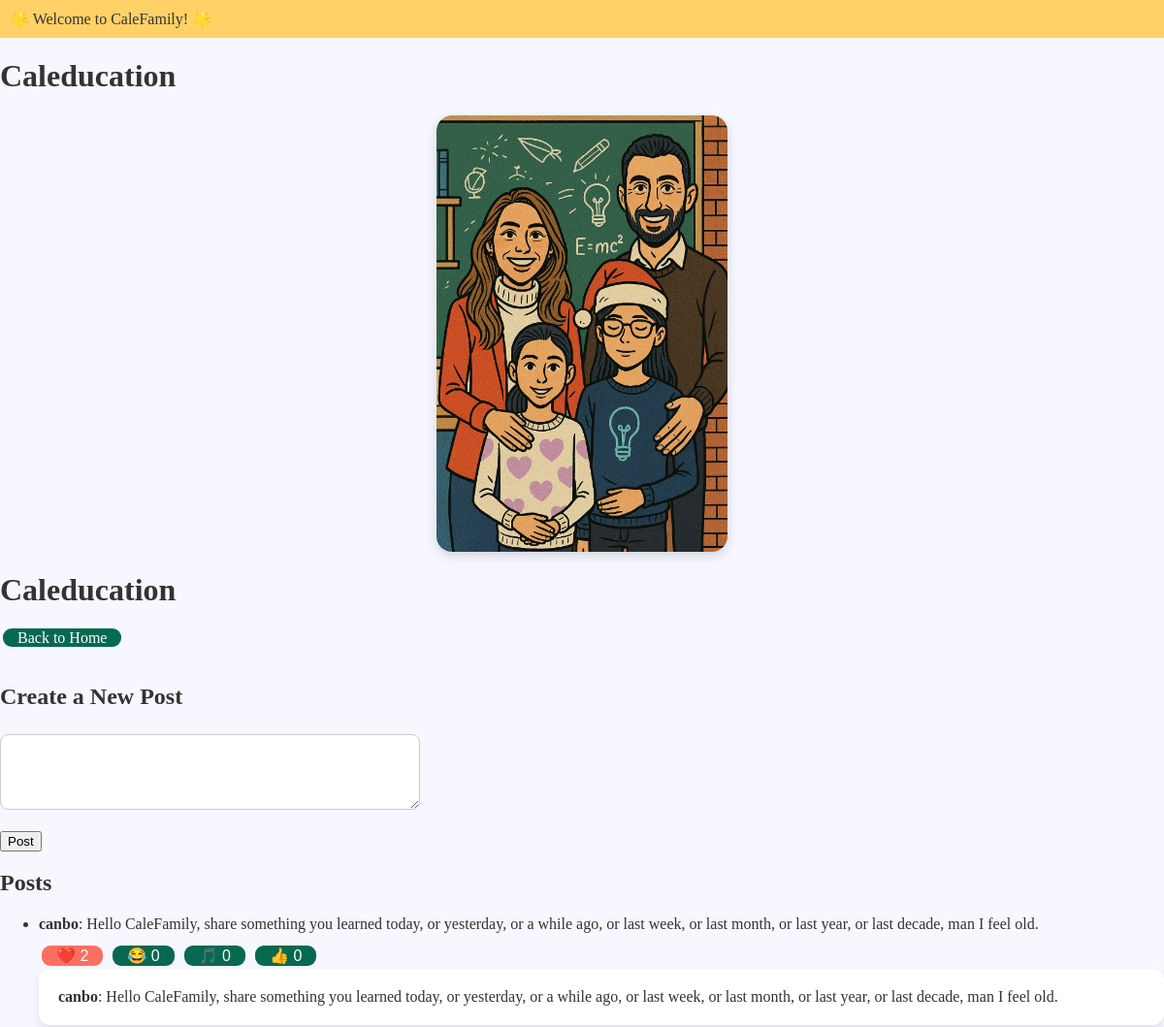
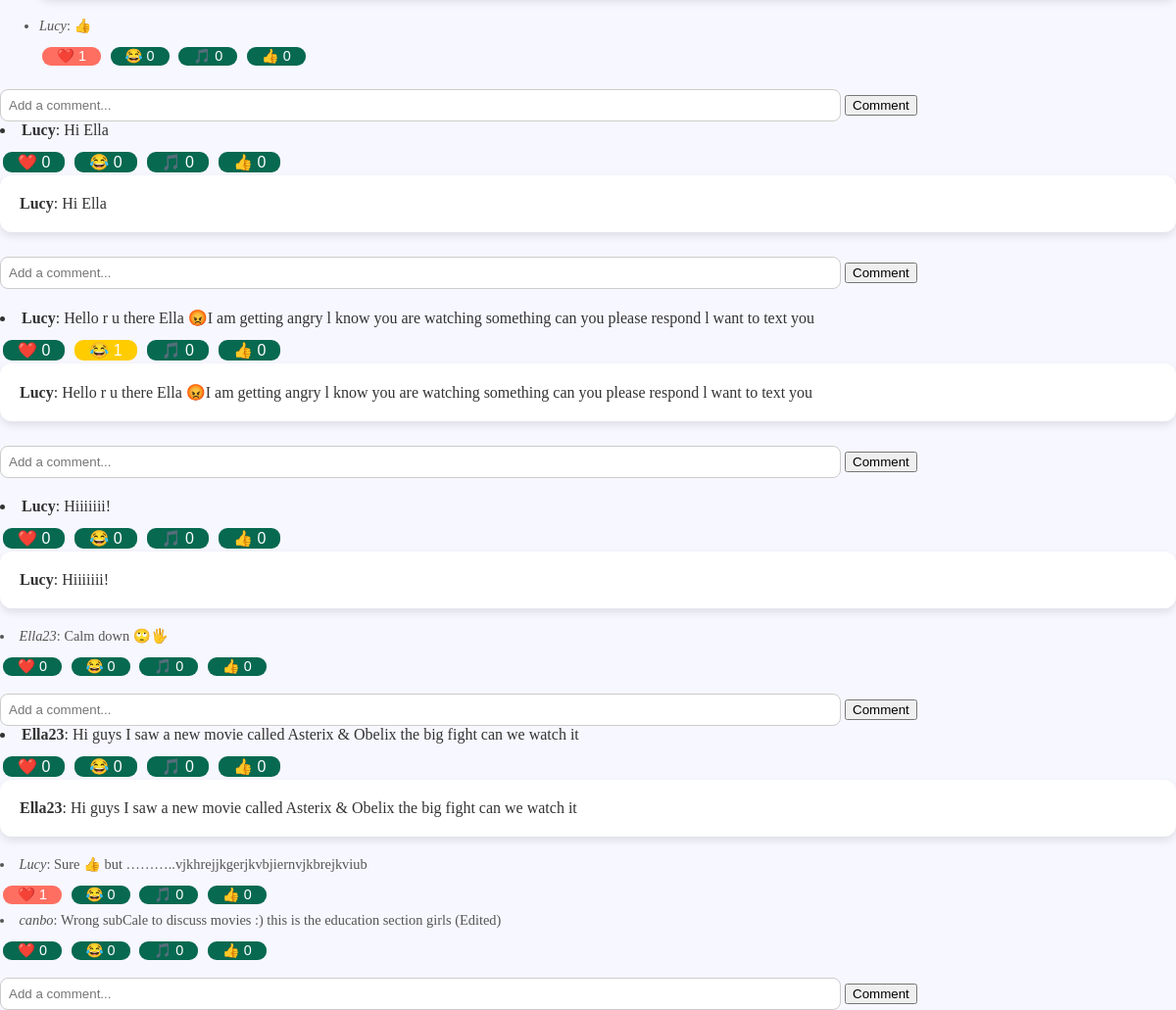
/subcale/Caleducation (signed in), run on the app's committed database (2 pictures, top to bottom).
### tables this page shows
CREATE TABLE posts (
    id INTEGER PRIMARY KEY AUTOINCREMENT,
    user_id INTEGER,
    subcale_name TEXT,
    content TEXT NOT NULL,
    hearts INTEGER DEFAULT 0,
    laughs INTEGER DEFAULT 0,
    notes INTEGER DEFAULT 0,
    thumbs INTEGER DEFAULT 0,
    FOREIGN KEY(user_id) REFERENCES users(id)
);

CREATE TABLE users (
    id INTEGER PRIMARY KEY AUTOINCREMENT,
    username TEXT NOT NULL UNIQUE,
    password TEXT NOT NULL
, profile_pic TEXT, zodiac_sign TEXT, birth_year INTEGER, favorite_color TEXT, favorite_animal TEXT, favorite_subject TEXT, favorite_hobby TEXT, favorite_movie TEXT, favorite_book TEXT, is_admin INTEGER NOT NULL DEFAULT 0, first TEXT NOT NULL DEFAULT '', last TEXT NOT NULL DEFAULT '', is_approved INTEGER NOT NULL DEFAULT 0);

CREATE TABLE comments (
    id INTEGER PRIMARY KEY AUTOINCREMENT,
    post_id INTEGER,
    user_id INTEGER,
    comment TEXT NOT NULL,
    parent_comment_id INTEGER,
    hearts INTEGER DEFAULT 0,    -- Added hearts column
    laughs INTEGER DEFAULT 0,    -- Added laughs column
    notes INTEGER DEFAULT 0,     -- Added notes column
    thumbs INTEGER DEFAULT 0,    -- Added thumbs column
    FOREIGN KEY(post_id) REFERENCES posts(id),
    FOREIGN KEY(user_id) REFERENCES users(id),
    FOREIGN KEY(parent_comment_id) REFERENCES comments(id)
);

### app.py (the view)
@app.route('/subcale/<subcale_name>', methods=['GET', 'POST'])
def subcale(subcale_name):
    if 'user_id' not in session:
        return redirect('/login')
    conn = sqlite3.connect('calefamily.db')
    c = conn.cursor()
    if request.method == 'POST':
        content = request.form['content']
        c.execute('INSERT INTO posts (user_id, subcale_name, content) VALUES (?, ?, ?)',
                  (session['user_id'], subcale_name, content))
        conn.commit()
    c.execute('''
        SELECT posts.id, users.username, posts.content,
               posts.hearts, posts.laughs, posts.notes, posts.thumbs
        FROM posts
        JOIN users ON posts.user_id = users.id
        WHERE subcale_name = ?
    ''', (subcale_name,))
    posts = c.fetchall()
    posts_with_comments = []
    for post in posts:
        post_id = post[0]
        c.execute('''
            SELECT users.username, comments.comment, comments.id,
                   comments.hearts, comments.laughs, comments.notes, comments.thumbs
            FROM comments
            JOIN users ON comments.user_id = users.id
            WHERE post_id = ?
        ''', (post_id,))
        comments = c.fetchall()
        posts_with_comments.append((post[0], post[1], post[2], post[3], post[4], post[5], post[6], comments))
    conn.close()
    return render_template('subcale.html', subcale_name=subcale_name, posts=posts_with_comments)

### templates/subcale.html (shortened to what this page needs)
<!DOCTYPE html>
<html>
<head>
    <link rel="stylesheet" href="{{ url_for('static', filename='style.css') }}">
    <div style="display: flex; justify-content: space-between; align-items: center; padding: 10px; background-color: #ffd166;">
        <div>
            🌟 Welcome to CaleFamily! 🌟
        </div>
    </div>
</head>
<body>
    {% set subcale_images = {
        'caleducation': 'caleducation.jpg',
        'caleengineers': 'caleengineers.jpg',
        'calentertainment': 'calentertainment.jpg',
        'calecho': 'calecho.jpg',
        'calexplore': 'calexplore.jpg',
        'calenrichment': 'calenrichment.jpg',
        'calespanol': 'calespanol.jpg'
    } %}
    <h1>{{ subcale_name }}</h1>
    <img class="subcale-banner" src="{{ url_for('static', filename='images/' + subcale_images[subcale_name.lower()|replace('ñ', 'n')]) }}" alt="{{ subcale_name }} image">
    <h1>{{ subcale_name }}</h1>
    <a href="/">Back to Home</a><br><br>
    <h2>Create a New Post</h2>
    <form method="POST">
        <textarea name="content" rows="4" cols="50" required></textarea><br><br>
        <input type="submit" value="Post">
    </form>
    <h2>Posts</h2>
    <ul>
        {% for post in posts %}
            <li style="margin-bottom: 20px;">
                <b>{{ post[1] }}</b>: {{ post[2] }}
                <div style="margin-top: 10px;">
                    <form method="post" action="{{ url_for('react', post_id=post[0], reaction='heart') }}" style="display:inline;">
                        <button type="submit" {% if (post[3]|int if post[3] is iterable else post[3]) > 0 %}style="background-color: #ff6f61; color: white;"{% endif %}>
                            ❤️ {{ post[3][0] if post[3] is iterable and not post[3] is string else post[3] }}
                        </button>
                    </form>
                    <form method="post" action="{{ url_for('react', post_id=post[0], reaction='laugh') }}" style="display:inline;">
                        <button type="submit" {% if (post[4]|int if post[4] is iterable else post[4]) > 0 %}style="background-color: #ffcc00; color: white;"{% endif %}>
                            😂 {{ post[4][0] if post[4] is iterable and not post[4] is string else post[4] }}
                        </button>
                    </form>
                    <form method="post" action="{{ url_for('react', post_id=post[0], reaction='note') }}" style="display:inline;">
                        <button type="submit" {% if (post[5]|int if post[5] is iterable else post[5]) > 0 %}style="background-color: #42aaff; color: white;"{% endif %}>
                            🎵 {{ post[5][0] if post[5] is iterable and not post[5] is string else post[5] }}
                        </button>
                    </form>
                    <form method="post" action="{{ url_for('react', post_id=post[0], reaction='thumb') }}" style="display:inline;">
                        <button type="submit" {% if (post[6]|int if post[6] is iterable else post[6]) > 0 %}style="background-color: #4caf50; color: white;"{% endif %}>
                            👍 {{ post[6][0] if post[6] is iterable and not post[6] is string else post[6] }}
                        </button>
                    </form>
                </div>
                <div class="post-card">
                    <b>{{ post[1] }}</b>: {{ post[2] }}
                </div>
                {% for comment in post[7] %}
                    <li style="font-size: 0.9em; color: #555; margin-top: 5px;">
                        <i>{{ comment[0] }}</i>: {{ comment[1] }}
                        <div style="margin-top: 10px;">
                            <form method="post" action="{{ url_for('react', post_id=post[0], reaction='heart') }}" style="display:inline;">
                                <button type="submit" {% if (comment[3]|int if comment[3] is iterable else comment[3]) > 0 %}style="background-color: #ff6f61; color: white;"{% endif %}>
                                    ❤️ {{ comment[3][0] if comment[3] is iterable and not comment[3] is string else comment[3] }}
                                </button>
                            </form>
                            <form method="post" action="{{ url_for('react', post_id=post[0], reaction='laugh') }}" style="display:inline;">
                                <button type="submit" {% if (comment[4]|int if comment[4] is iterable else comment[4]) > 0 %}style="background-color: #ffcc00; color: white;"{% endif %}>
                                    😂 {{ comment[4][0] if comment[4] is iterable and not comment[4] is string else comment[4] }}
                                </button>
                            </form>
                            <form method="post" action="{{ url_for('react', post_id=post[0], reaction='note') }}" style="display:inline;">
                                <button type="submit" {% if (comment[5]|int if comment[5] is iterable else comment[5]) > 0 %}style="background-color: #42aaff; color: white;"{% endif %}>
                                    🎵 {{ comment[5][0] if comment[5] is iterable and not comment[5] is string else comment[5] }}
                                </button>
                            </form>
                            <form method="post" action="{{ url_for('react', post_id=post[0], reaction='thumb') }}" style="display:inline;">
                                <button type="submit" {% if (comment[6]|int if comment[6] is iterable else comment[6]) > 0 %}style="background-color: #4caf50; color: white;"{% endif %}>
                                    👍 {{ comment[6][0] if comment[6] is iterable and not comment[6] is string else comment[6] }}
                                </button>
                            </form>
                        </div>
                    </li>
                {% endfor %}
                </ul>
                <form action="{{ url_for('add_comment', post_id=post[0]) }}" method="POST" style="margin-top: 10px;">
                    <input type="text" name="comment" placeholder="Add a comment..." required style="width: 70%;">
                    <input type="submit" value="Comment">
                </form>
            </li>
        {% endfor %}
</body>
</html>

### static/style.css (style rules this page uses)
body { font-family: 'Quicksand', 'Comic Sans MS', cursive; background-color: #f7f7ff; color: #333; margin: 0; padding: 0; }
a, button { background-color: #066950; color: white; border: none; padding: 1px 15px; margin: 3px; border-radius: 9px; text-decoration: none; font-size: 1em; }
input[type="text"], textarea { padding: 8px; border: 1px solid #ccc; border-radius: 8px; margin-top: 5px; }
form { margin-top: 10px; }
.post-card { background: white; border-radius: 12px; box-shadow: 0px 4px 8px rgba(0, 0, 0, 0.1); padding: 20px; margin-bottom: 20px; }
img.subcale-banner { display: block; margin: 20px auto; width: 80%; max-width: 300px; height: auto; border-radius: 16px; box-shadow: 0 4px 12px rgba(0, 0, 0, 0.15); }

### data on the page
posts: username "canbo", content "Hello CaleFamily, share something you learned today, or yesterday, or a while ago, or last week, or last month, or last year, or last decade, man I feel old.", hearts "2", laughs "0", notes "0", thumbs "0"
comments: username "Lucy", comment "👍", hearts "1", laughs "0", notes "0", thumbs "0"
posts: username "Lucy", content "Hi Ella", hearts "0", laughs "0", notes "0", thumbs "0"
posts: username "Lucy", content "Hello r u there Ella 😡I am getting angry l know you are watching something can you please respond l want to text you", hearts "0", laughs "1", notes "0", thumbs "0"
posts: username "Lucy", content "Hiiiiiii!", hearts "0", laughs "0", notes "0", thumbs "0"
comments: username "Ella23", comment "Calm down 🙄🖐️", hearts "0", laughs "0", notes "0", thumbs "0"
posts: username "Ella23", content "Hi guys I saw a new movie called Asterix & Obelix the big fight can we watch it", hearts "0", laughs "0", notes "0", thumbs "0"
comments: username "Lucy", comment "Sure 👍 but ………..vjkhrejjkgerjkvbjiernvjkbrejkviub", hearts "1", laughs "0", notes "0", thumbs "0"
comments: username "canbo", comment "Wrong subCale to discuss movies :) this is the education section girls (Edited)", hearts "0", laughs "0", notes "0", thumbs "0"

### other printed values
{{ subcale_name }} "Caleducation"
